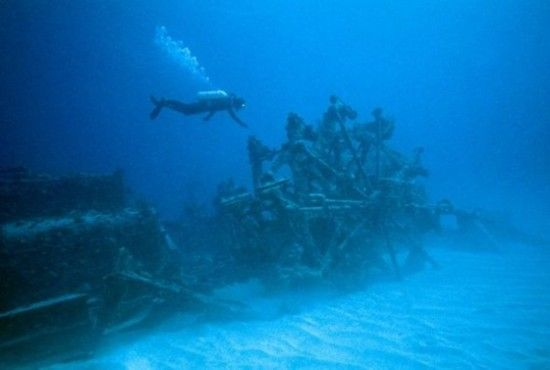
#> input picture raw-890/107_img_.png, 550 x 370 px
$ python -i metrics.py   (imports and definitions only)   (older library calls are emulated)
#> lines starting #> are read from the running program, lines starting #| are printed output that depends on the picture
"""
Underwater Image Quality Metrics Module
Provides Full-Reference (PSNR, SSIM, MSE) and Non-Reference (UCIQE, UIQM) evaluation.
"""

import numpy as np
import cv2
from skimage.metrics import peak_signal_noise_ratio as compute_psnr
from skimage.metrics import structural_similarity as compute_ssim


# [17 lines left out: functions calculate_psnr, calculate_ssim, not called in this run]


def calculate_mse(img1_np, img2_np):
    """Compute Mean Squared Error."""
    return float(np.mean((img1_np.astype(np.float64) - img2_np.astype(np.float64)) ** 2))


# [27 lines left out: function calculate_uciqe, not called in this run]


def calculate_uiqm(img_rgb):
    """
    Underwater Image Quality Measure (UIQM).
    Panetta et al. (2015). IEEE JOE.
    UIQM = c1 * UICM + c2 * UISM + c3 * UIConM
    Combines:
    - UICM: Underwater Image Colorfulness Measure
    - UISM: Underwater Image Sharpness Measure
    - UIConM: Underwater Image Contrast Measure
    """
    try:
        r = img_rgb[:, :, 0].astype(np.float64)
        g = img_rgb[:, :, 1].astype(np.float64)
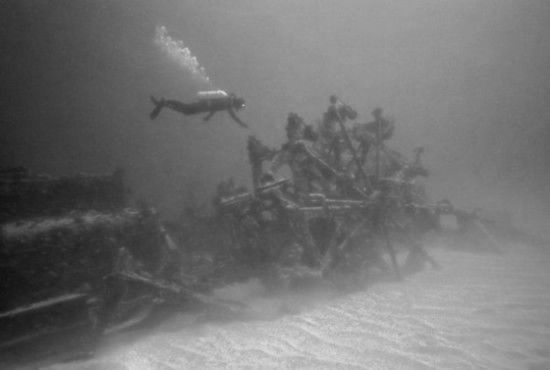
#> g: shape (370, 550) float64; min 15, max 219, mean 113.9
        b = img_rgb[:, :, 2].astype(np.float64)
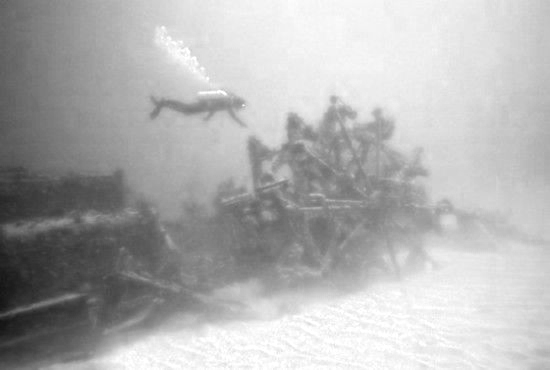
#> b: shape (370, 550) float64; min 19, max 255, mean 177.4

        # 1. Colorfulness (UICM)
        rg = r - g
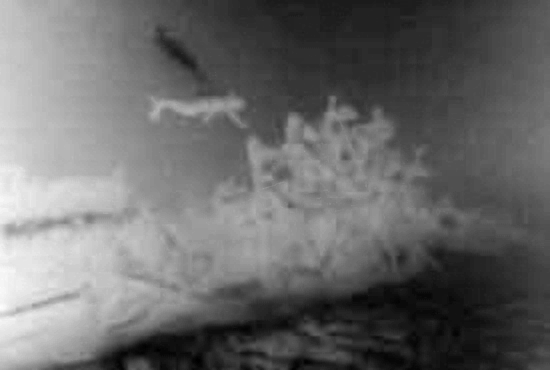
#> rg: shape (370, 550) float64; min -178, max -13, mean -109.2; drawn with min black and max white
        yb = 0.5 * (r + g) - b
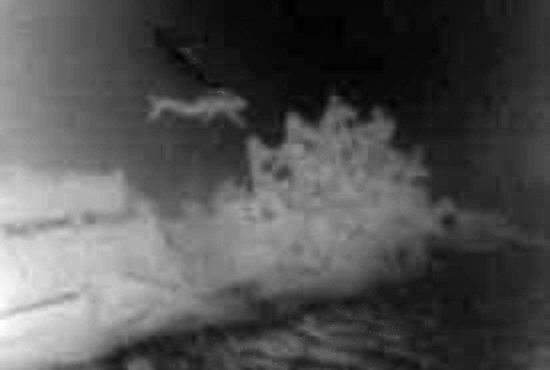
#> yb: shape (370, 550) float64; min -170.5, max -8, mean -118.1; drawn with min black and max white
        mean_rg, mean_yb = np.mean(rg), np.mean(yb)
#> mean_rg = -109.2; mean_yb = -118.1
        var_rg, var_yb = np.var(rg), np.var(yb)
#> var_rg = 1420.5; var_yb = 1357.5
        uicm = -0.0268 * np.sqrt(mean_rg**2 + mean_yb**2) + 0.1586 * np.sqrt(var_rg + var_yb)
#> uicm = 4.05

        # 2. Sharpness (UISM) via Sobel edge magnitude
        gray = cv2.cvtColor(img_rgb, cv2.COLOR_RGB2GRAY)
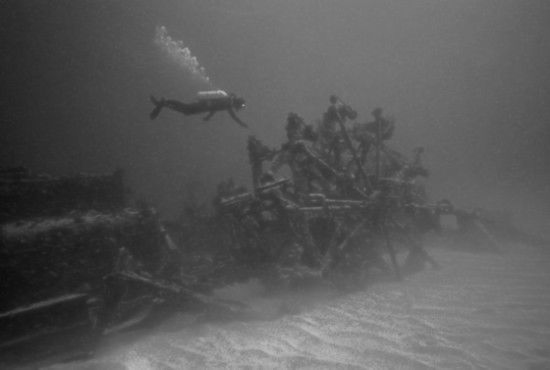
#> gray: shape (370, 550); min 11, max 185, mean 88.5
        gx = cv2.Sobel(gray, cv2.CV_64F, 1, 0, ksize=3)
        gy = cv2.Sobel(gray, cv2.CV_64F, 0, 1, ksize=3)
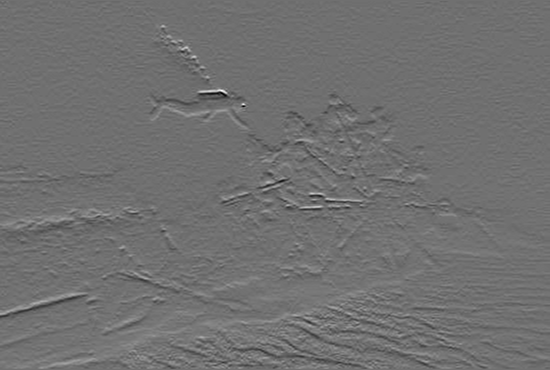
#> gy: shape (370, 550) float64; min -218, max 276, mean 0.6; drawn with min black and max white
        edge_mag = np.sqrt(gx**2 + gy**2)
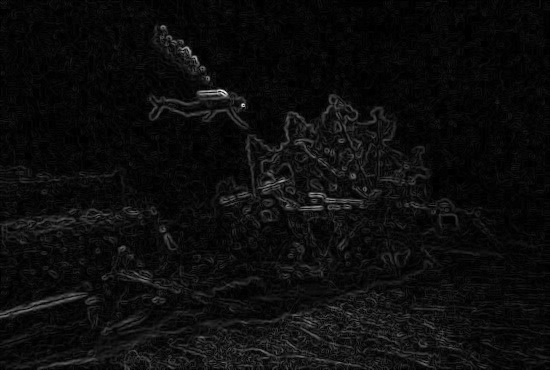
#> edge_mag: shape (370, 550) float64; min 0, max 288.6, mean 14.7; drawn with min black and max white
        uism = np.mean(edge_mag) / 10.0
#> uism = 1.47

        # 3. Contrast (UIConM)
        mean_gray = np.mean(gray) + 1e-6
#> mean_gray = 88.5
        std_gray = np.std(gray)
#> std_gray = 31.76
        uiconm = (std_gray / mean_gray) * 2.0
#> uiconm = 0.718

        # UIQM composite
        uiqm = 0.0282 * uicm + 0.2953 * uism + 3.5753 * uiconm
#> uiqm = 3.12
        return round(float(uiqm), 4)
    except Exception:
        return 0.0


# [33 lines left out: function compute_all_metrics, not called in this run]

>>> import cv2
>>> picture = cv2.cvtColor(cv2.imread('../raw-890/107_img_.png'), cv2.COLOR_BGR2RGB)
>>> result = calculate_uiqm(picture)
#> result = 3.12

$ run again, on raw-890/109_img_.png
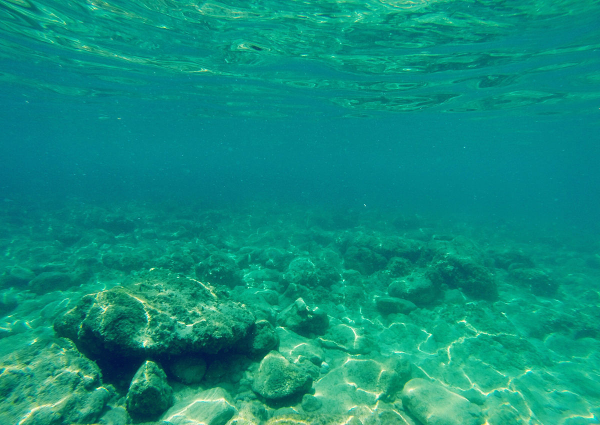
#> input picture raw-890/109_img_.png, 1200 x 850 px (shown at 1/2 size)
#> in calculate_uiqm, `yb = 0.5 * (r + g) - b`:
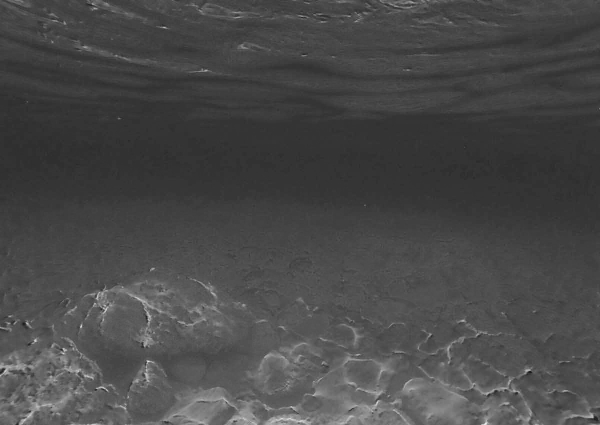
#> yb: shape (850, 1200) float64 (shown at 1/2 size); min -129, max 150, mean -48.6; drawn with min black and max white
#> mean_rg = -129.5; mean_yb = -48.57
#> var_rg = 665.2; var_yb = 490.4
#> uicm = 1.69
#> in calculate_uiqm, `edge_mag = np.sqrt(gx**2 + gy**2)`:
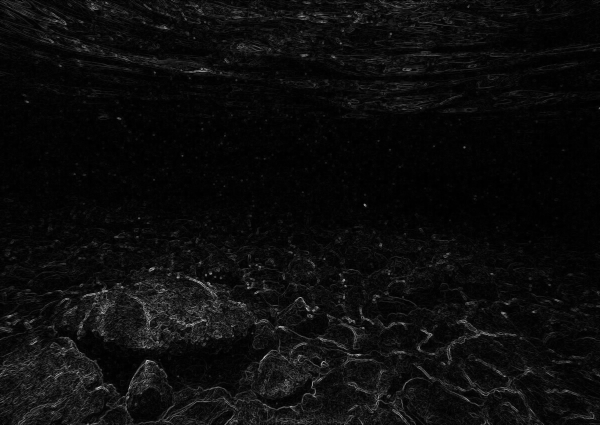
#> edge_mag: shape (850, 1200) float64 (shown at 1/2 size); min 0, max 695, mean 34.7; drawn with min black and max white
#> uism = 3.47
#> mean_gray = 102.4
#> std_gray = 25.47
#> uiconm = 0.497
#> uiqm = 2.85

$ run again, on raw-890/141_img_.png
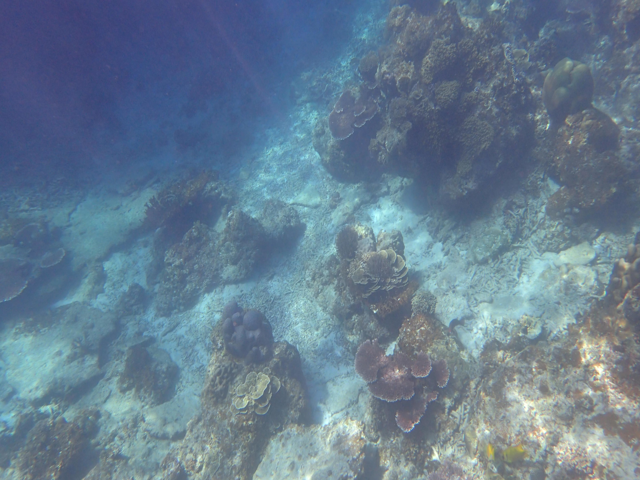
#> input picture raw-890/141_img_.png, 640 x 480 px
#> in calculate_uiqm, `yb = 0.5 * (r + g) - b`:
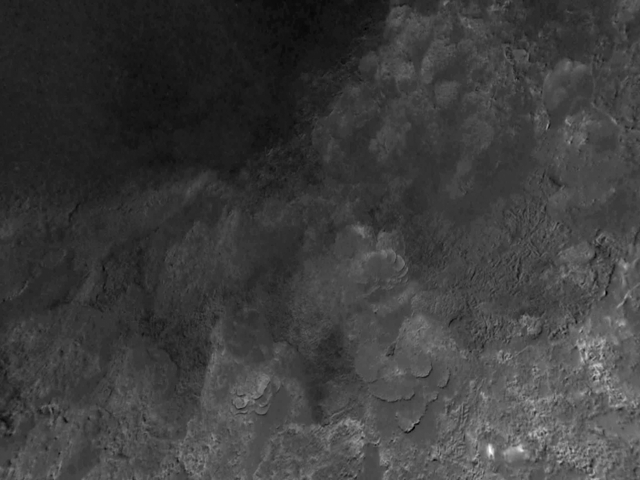
#> yb: shape (480, 640) float64; min -80.5, max 124.5, mean -31.1; drawn with min black and max white
#> mean_rg = -22.71; mean_yb = -31.07
#> var_rg = 219.5; var_yb = 385.3
#> uicm = 2.87
#> in calculate_uiqm, `edge_mag = np.sqrt(gx**2 + gy**2)`:
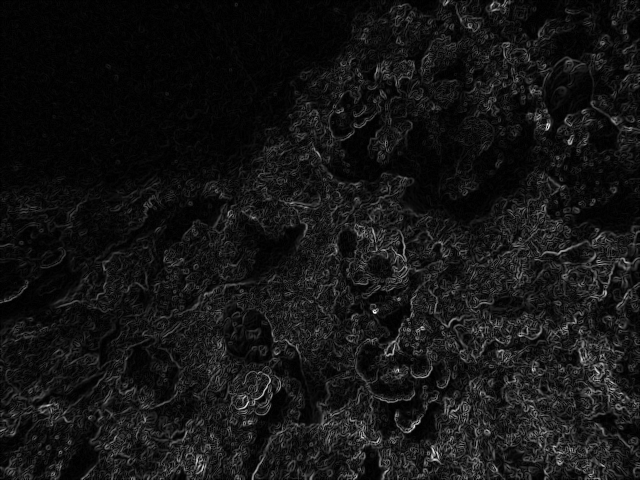
#> edge_mag: shape (480, 640) float64; min 0, max 449.9, mean 37.3; drawn with min black and max white
#> uism = 3.73
#> mean_gray = 120
#> std_gray = 30.83
#> uiconm = 0.514
#> uiqm = 3.02

$ run again, on raw-890/14_img_.png
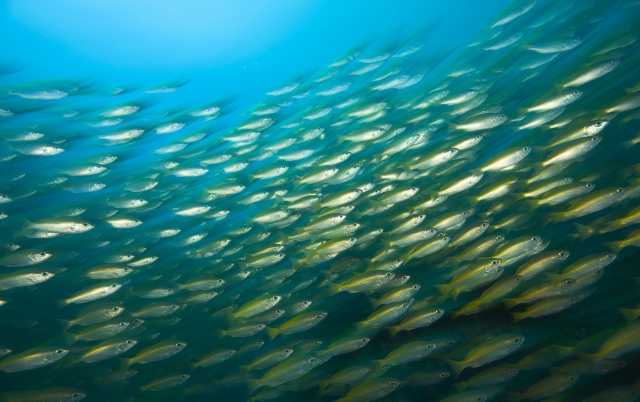
#> input picture raw-890/14_img_.png, 1280 x 803 px (shown at 1/2 size)
#> mean_rg = -80.5; mean_yb = -41.37
#> var_rg = 2687.8; var_yb = 2573.4
#> uicm = 9.08
#> in calculate_uiqm, `edge_mag = np.sqrt(gx**2 + gy**2)`:
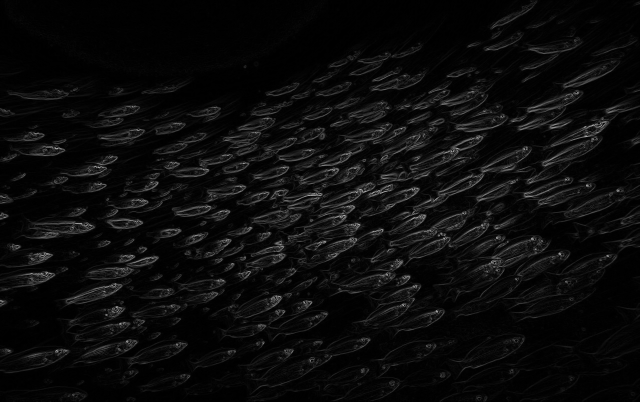
#> edge_mag: shape (803, 1280) float64 (shown at 1/2 size); min 0, max 734.2, mean 34.4; drawn with min black and max white
#> uism = 3.44
#> mean_gray = 91.79
#> std_gray = 47.09
#> uiconm = 1.03
#> uiqm = 4.94
